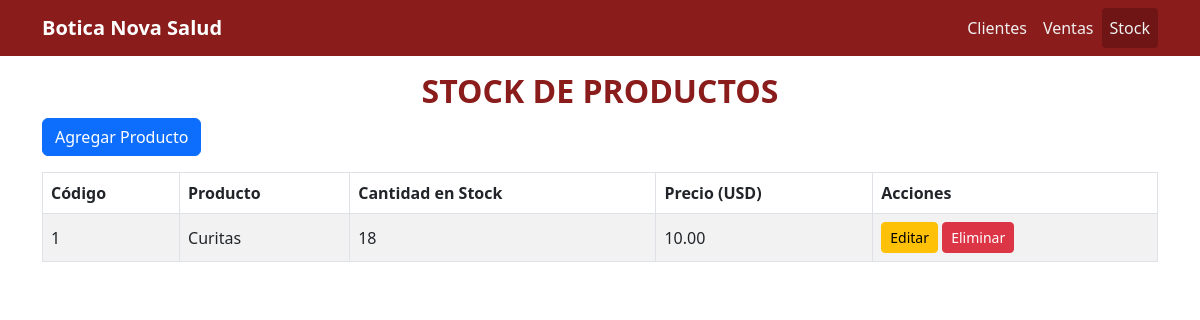
Page /Sistema/index.php on the committed database.
### tables this page shows
CREATE TABLE `productos` (
  `id` int(11) NOT NULL,
  `nombre` varchar(100) NOT NULL,
  `stock` int(11) NOT NULL,
  `precio` decimal(10,2) NOT NULL
);

### Sistema/index.php (the view, shortened to what this page needs)
<?php
include('../conexion_bd.php');
$query = "SELECT * FROM productos";
$result = mysqli_query($conexion, $query);
?>
<!DOCTYPE html>
<html lang="es">
<head>
    <link rel="stylesheet" href="style.css" />
    <link href="https://cdn.jsdelivr.net/npm/bootstrap@5.3.0/dist/css/bootstrap.min.css" rel="stylesheet" />
</head>
<body>
<nav class="navbar navbar-expand-lg fixed-top">
    <div class="container">
        <a class="navbar-brand" href="index.php">Botica Nova Salud</a>
        <div class="collapse navbar-collapse" id="navbarNav">
            <ul class="navbar-nav ms-auto">
                <li class="nav-item">
                    <a class="nav-link" href="cliente.php">Clientes</a>
                </li>
                <li class="nav-item">
                    <a class="nav-link" href="ventas.php" data-section="ventas">Ventas</a>
                </li>
                <li class="nav-item">
                    <a class="nav-link active" href="index.php">Stock</a>
                </li>
            </ul>
        </div>
    </div>
</nav>
<div class="container">
    <div id="stock" class="section active">
        <h2 class="header-title" style="text-align: center;">STOCK DE PRODUCTOS</h2>
        <a href="productos/crear.php" class="btn btn-primary mb-3" style="text-align: center;">Agregar Producto</a>
        <table class="table table-striped table-bordered align-middle">
            <thead>
                <tr>
                    <th>Código</th>
                    <th>Producto</th>
                    <th>Cantidad en Stock</th>
                    <th>Precio (USD)</th>
                    <th>Acciones</th>
                </tr>
            </thead>
            <tbody>
                <?php while ($p = mysqli_fetch_assoc($result)): ?>
                    <tr>
                        <td><?php echo $p['id']; ?></td>
                        <td><?php echo htmlspecialchars($p['nombre']); ?></td>
                        <td><?php echo $p['stock']; ?></td>
                        <td><?php echo number_format($p['precio'], 2); ?></td>
                        <td>
                            <a href="productos/editar.php?id=<?php echo $p['id']; ?>" class="btn btn-warning btn-sm">Editar</a>
                            <a href="productos/eliminar.php?id=<?php echo $p['id']; ?>" class="btn btn-danger btn-sm" onclick="return confirm('¿Estás seguro de eliminar este producto?');">Eliminar</a>
                        </td>
                    </tr>
                <?php endwhile; ?>
            </tbody>
        </table>
    </div>
</div>
</body>
</html>

### Sistema/style.css (style rules this page uses)
body { padding-top: 4.5rem; background: #f5f5f5; font-family: 'Segoe UI', Tahoma, Geneva, Verdana, sans-serif; color: #333; }
.navbar { background-color: #8B1C1C !important; }
.nav-link { color: #f0f0f0 !important; font-weight: 500; }
.nav-link.active { background-color: #6f1515 !important; border-radius: 4px; }
.navbar-brand { color: #ffffff !important; font-weight: bold; }
.header-title { font-weight: 700; color: #8B1C1C; }
.section { display: none; }
.section.active { display: block; }
.table { background-color: #ffffff; border: 1px solid #ccc; }
.table thead { background-color: #8B1C1C; color: white; }
.table tbody tr { background-color: #ffffff; }
.table th, .table td { vertical-align: middle; }
.table-striped > tbody > tr:nth-of-type(odd) { background-color: #f9f9f9; }
.btn-primary, .btn-primary:hover { background-color: #8B1C1C; border-color: #6f1515; }

### rows in the picture
productos: id "1", nombre "Curitas", stock "18", precio "10.00"
